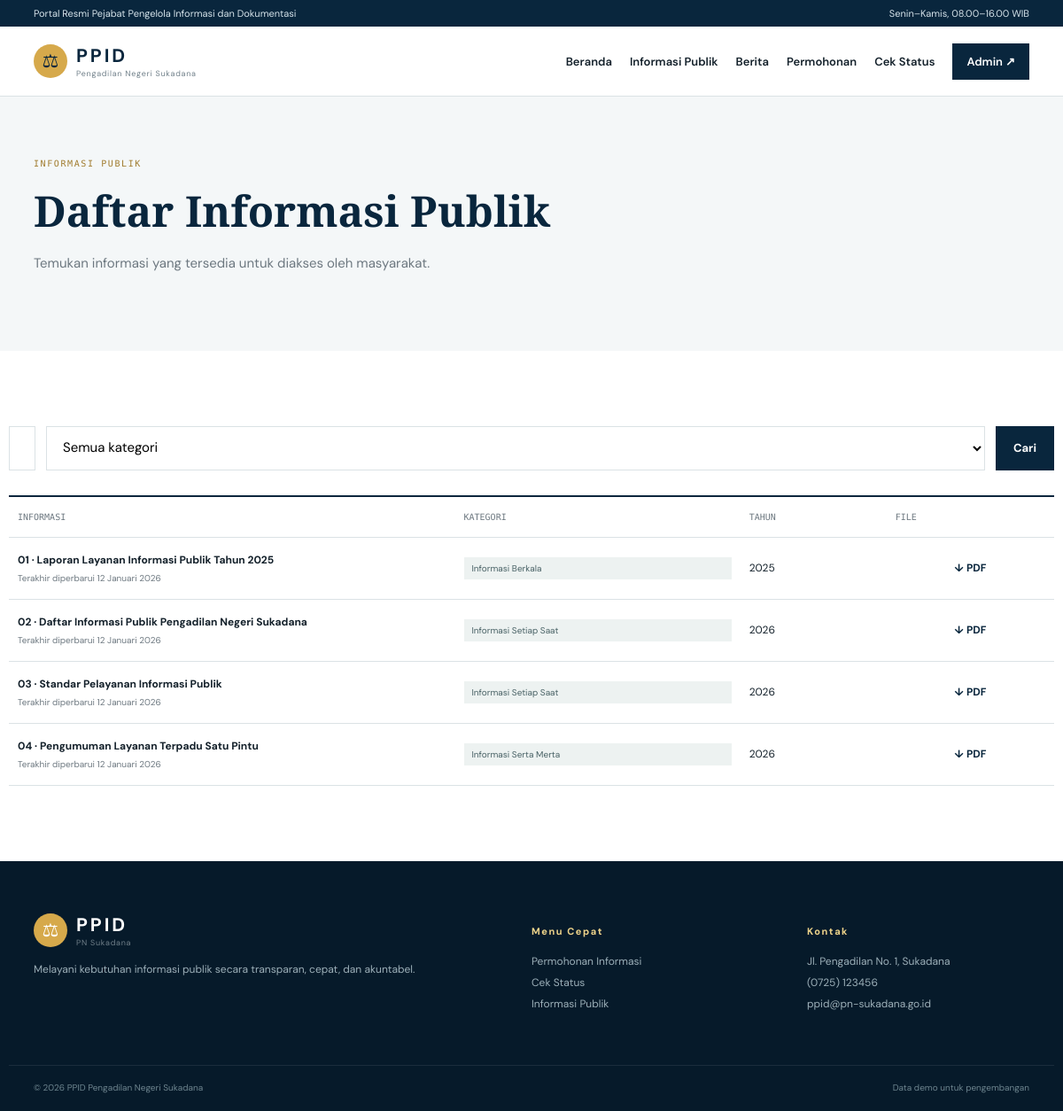
Page /index.php?page=info on the committed database.
### tables this page shows
CREATE TABLE public_information (id INT UNSIGNED AUTO_INCREMENT PRIMARY KEY, title VARCHAR(255) NOT NULL, category VARCHAR(80) NOT NULL, description TEXT, year SMALLINT NOT NULL, file_path VARCHAR(255), is_published TINYINT(1) NOT NULL DEFAULT 0, published_at DATETIME NULL, created_at TIMESTAMP DEFAULT CURRENT_TIMESTAMP, INDEX(category), INDEX(year));

### includes/functions.php (called while the page is built, shortened)
<?php
$config = require __DIR__ . '/../config/config.php';
function db(): ?PDO { static $pdo = null; global $config; if ($pdo instanceof PDO) return $pdo; try { $dsn = "mysql:host={$config['db']['host']};port={$config['db']['port']};dbname={$config['db']['name']};charset=utf8mb4"; $pdo = new PDO($dsn, $config['db']['user'], $config['db']['pass'], [PDO::ATTR_ERRMODE => PDO::ERRMODE_EXCEPTION, PDO::ATTR_DEFAULT_FETCH_MODE => PDO::FETCH_ASSOC]); return $pdo; } catch (Throwable $e) { return null; } }
function e(mixed $value): string { return htmlspecialchars((string)$value, ENT_QUOTES, 'UTF-8'); }
function url(string $page = 'home', array $params = []): string { return 'index.php?' . http_build_query(array_merge(['page' => $page], $params)); }
function get_info(): array { $pdo = db(); if (!$pdo) return demo_info(); try { $rows = $pdo->query("SELECT * FROM public_information WHERE is_published=1 ORDER BY published_at DESC")->fetchAll(); return $rows ?: demo_info(); } catch (Throwable $e) { return demo_info(); } }

### index.php (the view, shortened to what this page needs)
<?php
require __DIR__ . '/includes/functions.php';
require __DIR__ . '/includes/layout.php';
$page = $_GET['page'] ?? 'home';
if (!in_array($page,['admin-login','admin','admin-requests','admin-settings','admin-reports'],true)) { header_html(match($page){'info'=>'Informasi Publik','news'=>'Berita','request'=>'Permohonan Informasi','status'=>'Cek Status','objection'=>'Pengajuan Keberatan',default=>''}); }
if ($page === 'home') { ?><section class="hero"><div class="container hero-grid"><div><small class="eyebrow light">LAYANAN INFORMASI PUBLIK</small><h1>Hak Anda untuk Tahu, <em>Kewajiban Kami</em> untuk Melayani.</h1><p>Portal resmi PPID Pengadilan Negeri Sukadana untuk memperoleh informasi publik dengan mudah, transparan, dan bertanggung jawab.</p><div class="actions"><a class="button gold" href="<?= url('request') ?>">Ajukan Permohonan ↗</a><a class="button outline-light" href="<?= url('status') ?>">Cek Status</a></div></div><div class="seal-card"><div>⚖</div><small>PPID</small><b>Pengadilan Negeri<br>Sukadana</b><hr><small>TERBUKA · AKUNTABEL · PROFESIONAL</small></div></div></section><section class="quick"><div class="container quick-grid"><a href="<?= url('request') ?>"><b>▣</b><span><strong>Permohonan Informasi</strong><small>Ajukan permintaan informasi</small></span>→</a><a href="<?= url('status') ?>"><b>◷</b><span><strong>Cek Status</strong><small>Pantau proses permohonan</small></span>→</a><a href="<?= url('info') ?>"><b>▤</b><span><strong>Informasi Publik</strong><small>Telusuri dokumen terbuka</small></span>→</a></div></section><section class="section"><div class="container"><small class="eyebrow">INFORMASI TERKINI</small><h2>Yang Perlu Anda Ketahui</h2><div class="cards"><article class="card dark"><small>01 · MULAI DI SINI</small><h3>Ajukan permohonan informasi tanpa harus datang ke kantor.</h3><a href="<?= url('request') ?>">Pelajari alurnya ↗</a></article><article class="card"><small>02 · TRANSPARANSI</small><h3>Daftar informasi publik tersedia untuk Anda unduh.</h3><a href="<?= url('info') ?>">Lihat informasi publik ↗</a></article><article class="card gold-card"><small>03 · BUTUH BANTUAN?</small><h3>Petugas PPID siap membantu kebutuhan informasi Anda.</h3><a href="#kontak">Hubungi petugas ↗</a></article></div></div></section><section class="section soft"><div class="container split"><div><small class="eyebrow">TENTANG PPID</small><h2>Layanan yang dekat, informasi yang terpercaya.</h2><p>PPID Pengadilan Negeri Sukadana berkomitmen menyediakan informasi yang akurat, terbuka, dan mudah diakses oleh seluruh masyarakat.</p></div><div class="principles"><div><b>01</b><span><strong>Transparan</strong><small>Informasi tersedia secara jelas dan dapat dipertanggungjawabkan.</small></span></div><div><b>02</b><span><strong>Mudah Diakses</strong><small>Saluran layanan yang ramah untuk semua pemohon.</small></span></div><div><b>03</b><span><strong>Akuntabel</strong><small>Setiap permohonan diproses sesuai alur dan tercatat.</small></span></div></div></div></section><?php }
elseif ($page === 'info') { $rows=get_info(); $q=strtolower(trim($_GET['q']??'')); ?><section class="page-title"><div class="container"><small class="eyebrow">INFORMASI PUBLIK</small><h1>Daftar Informasi Publik</h1><p>Temukan informasi yang tersedia untuk diakses oleh masyarakat.</p></div></section><section class="section container"><form class="filters"><input name="q" value="<?= e($_GET['q']??'') ?>" placeholder="Cari judul informasi..."><select name="page"><option value="info">Semua kategori</option></select><button class="button navy">Cari</button></form><div class="table"><div class="thead"><span>Informasi</span><span>Kategori</span><span>Tahun</span><span>File</span></div><?php foreach($rows as $i=>$row): if(!$q || str_contains(strtolower($row['title']),$q)): ?><div class="tr"><span><b><?= str_pad((string)($i+1),2,'0',STR_PAD_LEFT) ?> · <?= e($row['title']) ?></b><small>Terakhir diperbarui 12 Januari 2026</small></span><span class="tag"><?= e($row['category']) ?></span><span><?= e($row['year']) ?></span><button class="link-button" type="button">↓ <?= e($row['type']??'PDF') ?></button></div><?php endif; endforeach; ?></div></section><?php }
else { http_response_code(404); echo '<div class="container section"><h1>404</h1><p>Halaman tidak ditemukan.</p></div>'; }
if (!in_array($page,['admin-login','admin','admin-requests','admin-settings','admin-reports'],true)) footer_html();

### includes/layout.php (shortened to what this page needs)
<?php  function header_html(string $title = ''): void { ?><!doctype html><html lang="id"><head><link rel="stylesheet" href="assets/css/style.css"></head><body><div class="topline"><div class="container">Portal Resmi Pejabat Pengelola Informasi dan Dokumentasi <span>Senin–Kamis, 08.00–16.00 WIB</span></div></div><header class="header"><div class="container nav"><a class="brand" href="<?= url() ?>"><span class="brand-mark">⚖</span><span><b>PPID</b><small>Pengadilan Negeri Sukadana</small></span></a><nav class="navlinks"><a href="<?= url() ?>">Beranda</a><a href="<?= url('info') ?>">Informasi Publik</a><a href="<?= url('news') ?>">Berita</a><a href="<?= url('request') ?>">Permohonan</a><a href="<?= url('status') ?>">Cek Status</a><a href="<?= url('admin-login') ?>" class="nav-button">Admin ↗</a></nav></div></header><main><?php }
function footer_html(): void { ?></main><footer class="footer"><div class="container footer-grid"><div><div class="brand inverse"><span class="brand-mark">⚖</span><span><b>PPID</b><small>PN Sukadana</small></span></div><p>Melayani kebutuhan informasi publik secara transparan, cepat, dan akuntabel.</p></div><div><h4>Menu Cepat</h4><a href="<?= url('request') ?>">Permohonan Informasi</a><a href="<?= url('status') ?>">Cek Status</a><a href="<?= url('info') ?>">Informasi Publik</a></div><div><h4>Kontak</h4><p>Jl. Pengadilan No. 1, Sukadana<br>(0725) 123456<br>ppid@pn-sukadana.go.id</p></div></div><div class="container footer-bottom">© 2026 PPID Pengadilan Negeri Sukadana <span>Data demo untuk pengembangan</span></div></footer></body></html><?php }
 ?>

### assets/css/style.css (style rules this page uses)
:root { --navy:#09263d;--ink:#14212b;--muted:#6d7880;--line:#dbe2e5;--soft:#f4f7f8;--gold:#d6a94b;--gold2:#f0d58b }
* { box-sizing:border-box }
body { margin:0;color:var(--ink);font:15px 'DM Sans',Arial,sans-serif }
a { text-decoration:none;color:inherit }
button,input,select,textarea { font:inherit }
button { cursor:pointer }
.container { max-width:1180px;margin:auto;padding:0 28px }
.topline { background:var(--navy);color:#d7e4eb;font-size:11px;padding:8px 0 }
.topline span { float:right }
.header { background:#fff;border-bottom:1px solid var(--line);position:sticky;top:0;z-index:3 }
.nav { height:78px;display:flex;align-items:center;justify-content:space-between }
.brand { display:flex;align-items:center;gap:10px;color:var(--navy) }
.brand-mark { height:38px;width:38px;border-radius:50%;background:var(--gold);display:grid;place-items:center;font-size:21px }
.brand b { display:block;font-size:21px;letter-spacing:.14em }
.brand small { display:block;color:#71808a;font-size:9px;letter-spacing:.08em }
.navlinks { display:flex;gap:20px;align-items:center;font-size:13px;font-weight:600 }
.nav-button { padding:12px 16px;background:var(--navy);color:#fff!important }
.eyebrow { display:block;color:#a17c2e;font:500 10px 'DM Mono';letter-spacing:.16em }
h1,h2,h3 { font-family:'Playfair Display',serif }
.button { display:inline-flex;justify-content:center;align-items:center;gap:10px;border:1px solid transparent;padding:13px 19px;font-weight:700;font-size:13px }
.button.navy { background:var(--navy);color:#fff }
.section { padding:85px 0 }
.soft,.page-title { background:var(--soft) }
.footer { background:#061a2a;color:#fff;padding:58px 0 20px }
.footer-grid { display:grid;grid-template-columns:2fr 1fr 1fr;gap:60px;padding-bottom:45px }
.inverse { color:#fff }
.footer p,.footer a { display:block;color:#9db0b9;font-size:12px;line-height:2 }
.footer h4 { color:var(--gold2);font-size:11px;letter-spacing:.14em }
.footer-bottom { border-top:1px solid #ffffff15;padding-top:18px;color:#6e858f;font-size:10px }
.footer-bottom span { float:right }
.page-title { padding:70px 0 }
.page-title h1 { color:var(--navy);font-size:48px;margin:15px 0 10px }
.page-title p,.muted { color:var(--muted);line-height:1.7 }
.filters,.status-form { display:flex;gap:12px;margin-bottom:28px }
.filters input,.status-form input { flex:1 }
input,select,textarea { border:1px solid var(--line);padding:13px 14px;background:#fff;width:100%;outline:0 }
.table { border-top:2px solid var(--navy) }
.thead,.tr { display:grid;grid-template-columns:2fr 1.25fr .6fr .7fr;gap:20px;padding:17px 10px;border-bottom:1px solid var(--line);align-items:center;font-size:12px }
.thead { color:var(--muted);font:10px 'DM Mono';text-transform:uppercase }
.tr small { display:block;color:var(--muted);font-size:10px;margin-top:6px }
.tag { display:inline-block;background:#edf2f1;padding:6px 9px;color:#496266;font-size:10px }
.link-button { border:0;background:0;color:var(--navy);font-weight:700 }

### rows in the picture
public_information: i "01", title "Laporan Layanan Informasi Publik Tahun 2025", category "Informasi Berkala", year "2025", type "PDF"
public_information: i "02", title "Daftar Informasi Publik Pengadilan Negeri Sukadana", category "Informasi Setiap Saat", year "2026", type "PDF"
public_information: i "03", title "Standar Pelayanan Informasi Publik", category "Informasi Setiap Saat", year "2026", type "PDF"
public_information: i "04", title "Pengumuman Layanan Terpadu Satu Pintu", category "Informasi Serta Merta", year "2026", type "PDF"
